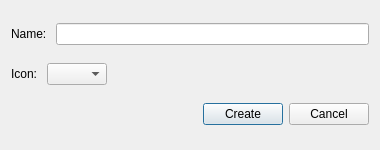
<?xml version="1.0" encoding="UTF-8"?>
<ui version="4.0">
 <class>AddTable</class>
 <widget class="QDialog" name="AddTable">
  <property name="geometry">
   <rect>
    <x>0</x>
    <y>0</y>
    <width>380</width>
    <height>150</height>
   </rect>
  </property>
  <property name="sizePolicy">
   <sizepolicy hsizetype="Fixed" vsizetype="Fixed">
    <horstretch>0</horstretch>
    <verstretch>0</verstretch>
   </sizepolicy>
  </property>
  <property name="minimumSize">
   <size>
    <width>380</width>
    <height>150</height>
   </size>
  </property>
  <property name="maximumSize">
   <size>
    <width>380</width>
    <height>150</height>
   </size>
  </property>
  <property name="windowTitle">
   <string>Dialog</string>
  </property>
  <layout class="QVBoxLayout" name="verticalLayout">
   <item>
    <layout class="QHBoxLayout" name="horizontalLayout_4">
     <item>
      <widget class="QLabel" name="label">
       <property name="text">
        <string>Name: </string>
       </property>
      </widget>
     </item>
     <item>
      <widget class="QLineEdit" name="nameEdit"/>
     </item>
    </layout>
   </item>
   <item>
    <layout class="QHBoxLayout" name="horizontalLayout_5">
     <item>
      <widget class="QLabel" name="label_2">
       <property name="text">
        <string>Icon: </string>
       </property>
      </widget>
     </item>
     <item>
      <widget class="QComboBox" name="comboBox">
       <property name="enabled">
        <bool>true</bool>
       </property>
       <property name="minimumSize">
        <size>
         <width>60</width>
         <height>0</height>
        </size>
       </property>
       <property name="maximumSize">
        <size>
         <width>60</width>
         <height>16777215</height>
        </size>
       </property>
      </widget>
     </item>
     <item>
      <spacer name="horizontalSpacer">
       <property name="orientation">
        <enum>Qt::Orientation::Horizontal</enum>
       </property>
       <property name="sizeHint" stdset="0">
        <size>
         <width>40</width>
         <height>20</height>
        </size>
       </property>
      </spacer>
     </item>
    </layout>
   </item>
   <item>
    <layout class="QHBoxLayout" name="horizontalLayout_6">
     <item>
      <spacer name="horizontalSpacer_2">
       <property name="orientation">
        <enum>Qt::Orientation::Horizontal</enum>
       </property>
       <property name="sizeHint" stdset="0">
        <size>
         <width>40</width>
         <height>20</height>
        </size>
       </property>
      </spacer>
     </item>
     <item>
      <widget class="QPushButton" name="addTableButton">
       <property name="text">
        <string>Create</string>
       </property>
      </widget>
     </item>
     <item>
      <widget class="QPushButton" name="buttonCancel">
       <property name="text">
        <string>Cancel</string>
       </property>
      </widget>
     </item>
    </layout>
   </item>
  </layout>
 </widget>
 <resources/>
 <connections/>
</ui>
